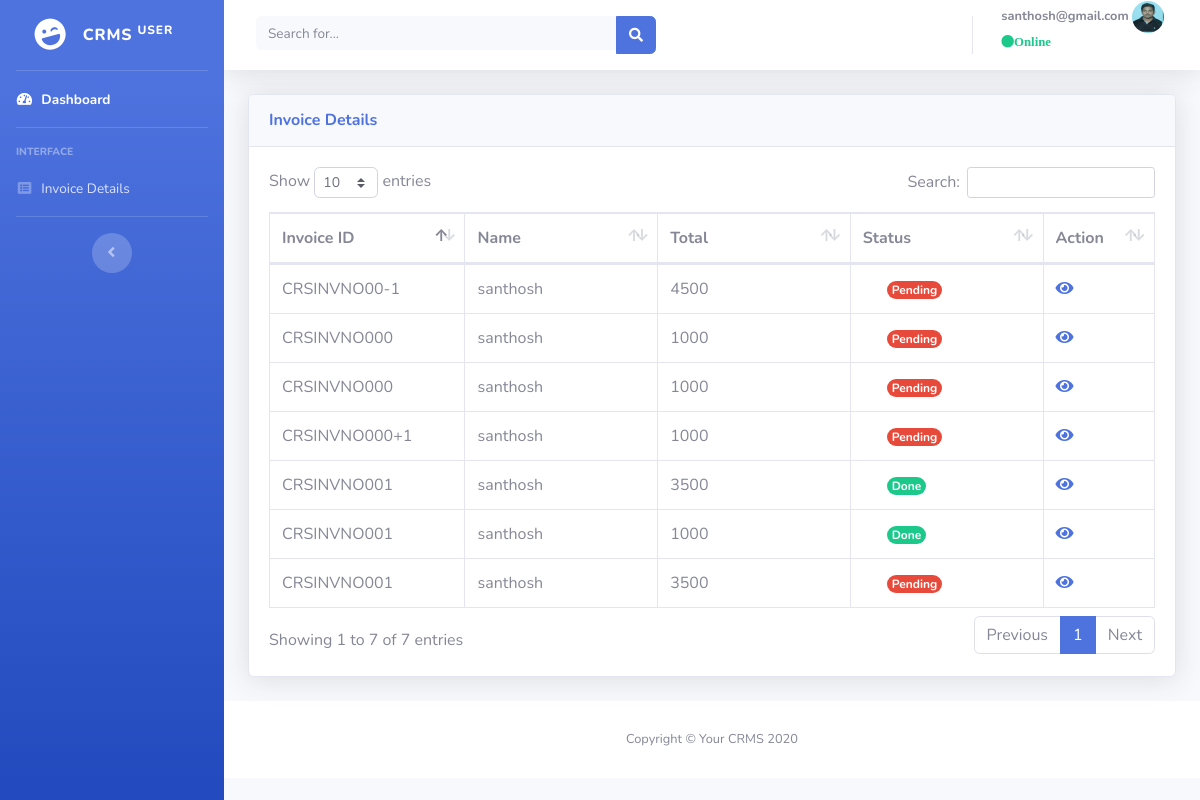
The page /user/invoicedetail.php (signed in) on the database its author committed.
### tables this page shows
CREATE TABLE `invoice` (
  `inv_id` int(11) NOT NULL,
  `inv_no` varchar(30) NOT NULL,
  `inv_cname` varchar(50) NOT NULL,
  `inv_date` varchar(30) NOT NULL,
  `inv_status` varchar(30) NOT NULL,
  `inv_total` int(30) NOT NULL
);

### user/invoicedetail.php (the view, shortened to what this page needs)
<?php
include('dbconnection.php');
include('includes/header.php');
include('includes/navbar.php');
$user=$_SESSION['name'];
?>
<div class="container-fluid">
<div class="card shadow mb-4">
  <div class="card-header py-3">
    <h6 class="m-0 font-weight-bold text-primary">Invoice Details
    </h6>
  </div>
  <div class="card-body">
    <div class="table-responsive">
      <?php
$fc="SELECT * FROM invoice WHERE inv_cname='$user'";
$fc_run=mysqli_query($conn,$fc);
if (mysqli_num_rows($fc_run)>0)
 { ?>
      <table class="table table-bordered"  id="dataTable" width="100%" cellspacing="0">
        <thead>
          <tr>
            <th> Invoice ID </th>
            <th>Name</th>
            <th>Total</th>
            <th>Status</th>
            <th>Action </th>
          </tr>
        </thead>
        <tbody>
          <?php
       while ($row_invoice=mysqli_fetch_assoc($fc_run))
  {
    ?>
   <tr>
            <td width="10%"><?php echo $row_invoice['inv_no'] ?></td>
            <td width="15%"><?php echo $row_invoice['inv_cname'] ?></td>
            <td width="15%"><?php echo $row_invoice['inv_total'] ?></td>
            <?php
if ($row_invoice['inv_status']=="Pending") {
  ?>
            <td width="15%" >
<span class="rounded-pill badge badge-danger ml-4"><?php echo $row_invoice['inv_status'] ?></span>
            </td>
<?php } else if ($row_invoice['inv_status']=="Checking")
{ ?>
  <td width="15%" ><span class="rounded-pill badge badge-primary ml-4"><?php echo $row_invoice['inv_status'] ?></span></td>
<?php }
        else {  ?>
        <td width="15%" ><span class="rounded-pill badge badge-success ml-4"><?php echo $row_invoice['inv_status'] ?></span></td>
<?php }   ?>
       <td width="5%">
<?php if ($row_invoice['inv_status']=="Done") { ?>
  <a href="pdf/invoiceprint.php?GetID=<?php echo $row_invoice['inv_id'] ?> ">  <i class="fas fa-eye"></i> </a>
 <?php
}  else { ?>
<a href="invoicependingview.php?GetID=<?php echo $row_invoice['inv_id'] ?> ">  <i class="fas fa-eye"></i> </a>
<?php }  ?>
            </td>
          </tr>
       <?php
  }
  ?>
        </tbody>
      </table>
 <?php
}
else
  {
    echo "No record found";
  }
?>
    </div>
  </div>
</div>
</div>
<?php
include('includes/footer.php');
?>

### rows shown on the page
invoice: inv_no "CRSINVNO001", inv_cname "santhosh", inv_total "3500", inv_status "Done"
invoice: inv_no "CRSINVNO001", inv_cname "santhosh", inv_total "1000", inv_status "Done"
invoice: inv_no "CRSINVNO00-1", inv_cname "santhosh", inv_total "4500", inv_status "Pending"
invoice: inv_no "CRSINVNO000+1", inv_cname "santhosh", inv_total "1000", inv_status "Pending"
invoice: inv_no "CRSINVNO001", inv_cname "santhosh", inv_total "3500", inv_status "Pending"
invoice: inv_no "CRSINVNO000", inv_cname "santhosh", inv_total "1000", inv_status "Pending"
invoice: inv_no "CRSINVNO000", inv_cname "santhosh", inv_total "1000", inv_status "Pending"

### other values the page prints
$_SESSION['username'] "santhosh@gmail.com"
